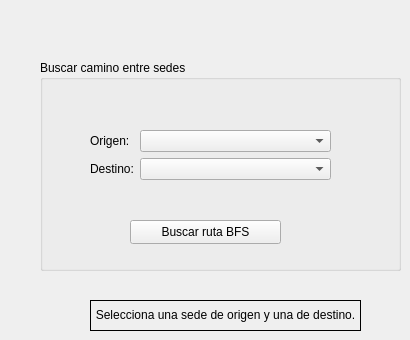
          <widget class="QWidget" name="tabRutaSedesAdmin">
           <attribute name="title">
            <string>Ruta BFS</string>
           </attribute>
           <widget class="QGroupBox" name="grpRutaSedesAdmin">
            <property name="geometry">
             <rect>
              <x>40</x>
              <y>60</y>
              <width>361</width>
              <height>211</height>
             </rect>
            </property>
            <property name="title">
             <string>Buscar camino entre sedes</string>
            </property>
            <widget class="QWidget" name="formLayoutWidget_6">
             <property name="geometry">
              <rect>
               <x>50</x>
               <y>70</y>
               <width>241</width>
               <height>71</height>
              </rect>
             </property>
             <layout class="QFormLayout" name="formLayout_5">
              <item row="0" column="0">
               <widget class="QLabel" name="lblOrigenBFS">
                <property name="text">
                 <string>Origen:</string>
                </property>
               </widget>
              </item>
              <item row="0" column="1">
               <widget class="QComboBox" name="cmbSedeOrigenBFS"/>
              </item>
              <item row="1" column="0">
               <widget class="QLabel" name="lblDestinoBFS">
                <property name="text">
                 <string>Destino:</string>
                </property>
               </widget>
              </item>
              <item row="1" column="1">
               <widget class="QComboBox" name="cmbSedeDestinoBFS"/>
              </item>
             </layout>
            </widget>
            <widget class="QPushButton" name="btnBuscarRutaSedes">
             <property name="geometry">
              <rect>
               <x>90</x>
               <y>160</y>
               <width>151</width>
               <height>24</height>
              </rect>
             </property>
             <property name="text">
              <string>Buscar ruta BFS</string>
             </property>
            </widget>
           </widget>
           <widget class="QLabel" name="lblResultadoBFS">
            <property name="geometry">
             <rect>
              <x>90</x>
              <y>300</y>
              <width>271</width>
              <height>31</height>
             </rect>
            </property>
            <property name="frameShape">
             <enum>QFrame::Shape::Box</enum>
            </property>
            <property name="text">
             <string>Selecciona una sede de origen y una de destino.</string>
            </property>
            <property name="alignment">
             <set>Qt::AlignmentFlag::AlignCenter</set>
            </property>
            <property name="wordWrap">
             <bool>true</bool>
            </property>
            <property name="textInteractionFlags">
             <set>Qt::TextInteractionFlag::LinksAccessibleByMouse|Qt::TextInteractionFlag::TextSelectableByMouse</set>
            </property>
           </widget>
          </widget>
